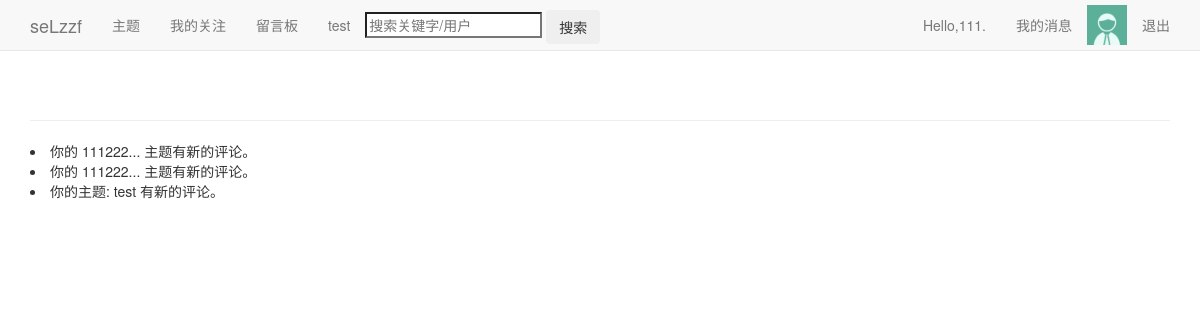
The page /users/news/ (signed in) on the database its author committed.
### users/models.py (models this page shows, shortened)
class Userinfo(models.Model):
	user=models.OneToOneField(User)
	pic=models.ImageField(upload_to='images',default='images/default.jpg',verbose_name='头像',blank=True)
	sex=models.CharField('性别',max_length=2,choices=(
	('男','♂'),('女','♀')),blank=True)
	birthday=models.DateField('生日',default='2000-01-01',blank=True)
	school=models.TextField('学校',max_length=50,default='暂未设置所在学校')
	autograph=models.TextField('个性签名',max_length=50,default='暂未设置个性签名')

class News(models.Model):
	user=models.ForeignKey(User)
	news=models.TextField('消息',blank=True)
	status=models.BooleanField(default=True)
	date_added=models.DateTimeField(auto_now_add=True,blank=True)

### users/views.py (the view)
def news(request):
	page_user=request.user
	news=News.objects.filter(user=page_user)
	news_unread=News.objects.filter(user=page_user,status=True)
	if news_unread:
		for new_unread in news_unread:
			new_unread.status=False
			new_unread.save()
	context={'page_user':page_user,'news':news}
	return render(request,'users/news.html',context)

### blog/context_processor.py (called while the page is built)
def request_userinfo(request):
	user=request.user
	try:
		request_userinfo=Userinfo.objects.get(user=user)
		return {'request_userinfo':request_userinfo}
	except:
		return {'request_userinfo':'请登录.'}

### users/templates/users/news.html (shortened to what this page needs)
{% extends "blogs/base.html" %}
{% load static %}
{% block content %}
{% for new in news %}
  <li>{{ new.news }}</li>
{% empty %}
  暂时没有消息
{% endfor %}
{% endblock content %}

### blogs/templates/blogs/base.html (shortened to what this page needs)
{% load bootstrap3 %}
{% load static %}
<!DOCTYPE html>
<html lang='en'>
<head>
  {% bootstrap_css %}
</head>
<body>
  <nav class='navbar navbar-default navbar-static-top'>
    <div class='container'>
	  <div class='navbar-header'>
	    <a class='navbar-brand' href="{% url 'blogs:index' %}">seLzzf</a>
	  </div>
	  <div id='navbar' class='navbar-collapse collapse'>
	    <ul class='nav navbar-nav'>
		  <li><a href="{% url 'blogs:themes' page_user.id %}">主题</a></li>
		  {% if user == page_user %}
		  <li><a href="{% url 'action:action' user.id %}">我的关注</a></li>
		  {% endif %}
		  <li><a href="{% url 'message:message' page_user.id %}">留言板</a></li>
		  <li><a href="{% url 'blogs:test' %}">test</a></li>
		  <li style='margin-top:10px' class='search'>
		    <form method='post' action="{% url 'blogs:search' %}">
		    <input name='search' type='search' placeholder='搜索关键字/用户'>
		    <input class='btn' type='submit' value='搜索'>
		    </form>
		  </li>
		</ul>
		<ul class='nav navbar-nav navbar-right'>
		  {% if user.is_authenticated %}
			<li><a href="{% url 'users:userinfo' user.id %}">Hello,{{ user.username }}.</a></li>
			<li><a href="{% url 'users:news' %}">我的消息</a></li>
			<li><img style='margin-top:5px' src="{{ request_userinfo.pic.url }}" alt='pic' height="40" width="40"/></li>
			<li><a href="{% url 'users:logout' %}">退出</a></li>
		  {% endif %}
		</ul>
	  </div>
	</div>
  </nav>
  <div class='container'>
    <div class='page-header'>
    </div>
    <div>
      {% block content %}{% endblock content %}
	</div>
  </div>
</body>
</html>

### rows shown on the page
Userinfo: pic (placeholder picture)
News: news "你的 111222... 主题有新的评论。"
News: news "你的 111222... 主题有新的评论。"
News: news "你的主题: test 有新的评论。"

### other values the page prints
{{ user.username }} "111"
